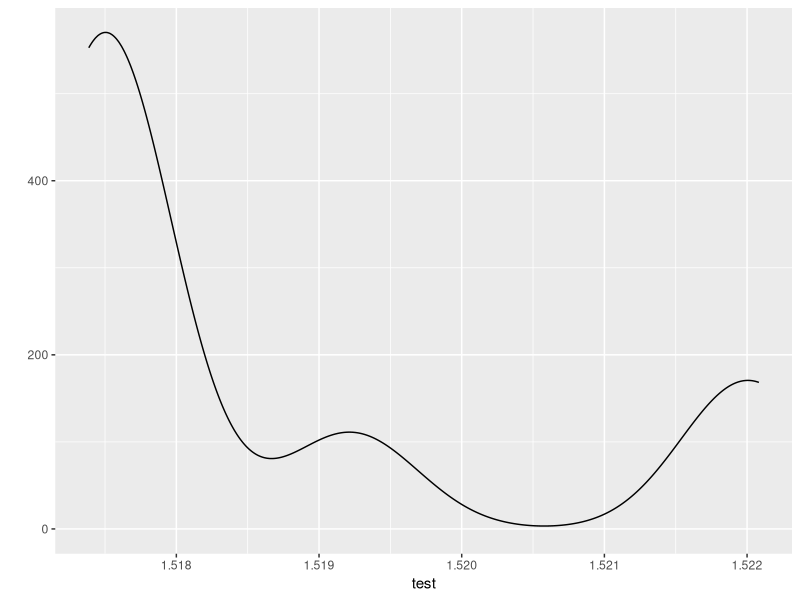

Here is the R script that generated this plot: (Note: this script raises an error after producing the figure.)
# base distn for the population: 

means <- c(1.5175,1.5192,1.5220)

library(mixtools)

test <- rnormmix(100, lambda = c(.6, .2, .2), mu = means, sigma = 4e-5)


library(ggplot2)
qplot(x = test, geom = "density")

ggplot(data = glass_pop, aes(x = RI, weight = Count, y = ..density..)) + 
  geom_histogram(binwidth = .0002) + 
  geom_density(data = data.frame(x = test), inherit.aes = F, aes(x = x))


plot(ecdf(test))

library(ggfortify)

mix_fun <- function(x, mus, sigma, ws){
  ws[1]*dnorm(x, mus[1], sigma) + ws[2]*dnorm(x, mus[2], sigma)
   + ws[3]*dnorm(x, mus[3], sigma)
}

ggdistribution(mix_fun, x = seq(1.51,1.53, 0.00005), 
               ws= c(.6, .2, .2), mus = means, sigma = 4e-5)
p <- ggdistribution(dnorm, x= seq(1.51,1.53, 0.00005), mean = means[1], sd = 4e-5 ) 
p  
p2 <- ggdistribution(dnorm, x= seq(1.51,1.53, 0.00005), mean = means[2], sd = 4e-5 , p = p) 
p2
ggdistribution(dnorm, x= seq(1.51,1.53, 0.00005), mean = means[3], sd = 4e-5 , p = p2) 


p <- ggdistribution(pnorm, x = seq(1.51,1.53, 0.001), mean = 1.518458, sd = 4e-5)
p
p2 <- ggdistribution(pnorm, x = seq(1.51,1.53, 0.001), mean = 1.518458-.001, sd = 1e-4, p = p, colour = "red")

ggdistribution(pnorm, x = seq(1.51,1.53, 0.001), mean = 1.518458+.001, sd = 1e-4, p = p2, colour = "blue")


sample_mixnorm <- function(u, mus, sigmas, ws){
  if (u < ws[1]){
    rnorm(1, mean = mus[1], sd = sigmas[1])
  } else if (u < sum(ws[1:2]) & u >= ws[1]){
    rnorm(1, mean = mus[2], sd = sigmas[2])
  } else if (u >= sum(ws[1:2])) {
      rnorm(1, mean = mus[3], sd = sigmas[3])
  }
}


test <- data.frame(u = runif(1000))

test2 <- mutate(test, draws = map_dbl(u, sample_mixnorm, 
                                      mus = means, sigmas = rep(4e-5,3), ws = c(.6,.2,.2)))
test2 <- test2 %>% mutate(draws_bigger = map_dbl(u, sample_mixnorm, 
                         mus = means +.001 , sigmas = rep(4e-4,3), ws = rep(1/3,3)),
                         draws_smaller = map_dbl(u, sample_mixnorm, 
                                                mus = means -.003 , sigmas = rep(4e-4,3), ws = rep(1/3,3)))


test3 <- test2 %>% mutate(draws_ecdf = ecdf(draws)(draws),
                 draws_bigger_ecdf = ecdf(draws_bigger)(draws_bigger), 
                 draws_smaller_ecdf = ecdf(draws_smaller)(draws_smaller))

ggplot(data = test3) + 
  geom_line(aes(x = draws, y = draws_ecdf)) + 
  geom_line(aes(x = draws_bigger, y= draws_bigger_ecdf), color = "blue") + 
  geom_line(aes(x = draws_smaller, y= draws_smaller_ecdf), color = "red")
 

plot(ecdf(test2$draws))

qplot(test2$draws, binwidth = .00002)
means
